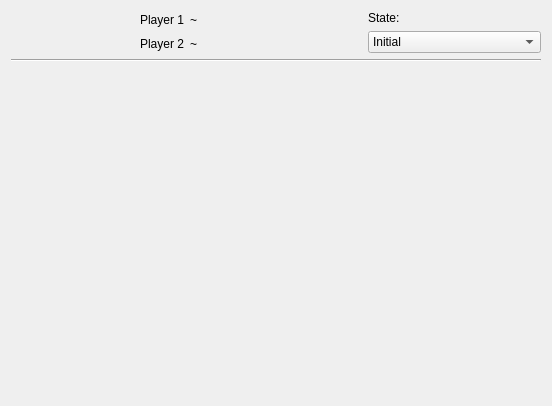
<?xml version="1.0" encoding="UTF-8"?>
<ui version="4.0">
 <class>GridView</class>
 <widget class="QWidget" name="GridView">
  <property name="geometry">
   <rect>
    <x>0</x>
    <y>0</y>
    <width>552</width>
    <height>406</height>
   </rect>
  </property>
  <property name="windowTitle">
   <string>Form</string>
  </property>
  <layout class="QVBoxLayout" name="verticalLayout_4">
   <item>
    <layout class="QHBoxLayout" name="horizontalLayout">
     <item>
      <layout class="QVBoxLayout" name="verticalLayout_3">
       <item>
        <widget class="QLabel" name="label">
         <property name="text">
          <string>Player 1</string>
         </property>
         <property name="alignment">
          <set>Qt::AlignRight|Qt::AlignTrailing|Qt::AlignVCenter</set>
         </property>
        </widget>
       </item>
       <item>
        <widget class="QLabel" name="label_2">
         <property name="text">
          <string>Player 2</string>
         </property>
         <property name="alignment">
          <set>Qt::AlignRight|Qt::AlignTrailing|Qt::AlignVCenter</set>
         </property>
        </widget>
       </item>
      </layout>
     </item>
     <item>
      <layout class="QVBoxLayout" name="verticalLayout_2">
       <item>
        <widget class="QLabel" name="label_3">
         <property name="text">
          <string>~</string>
         </property>
        </widget>
       </item>
       <item>
        <widget class="QLabel" name="label_4">
         <property name="text">
          <string>~</string>
         </property>
        </widget>
       </item>
      </layout>
     </item>
     <item>
      <layout class="QVBoxLayout" name="verticalLayout">
       <item>
        <widget class="QLabel" name="label_5">
         <property name="text">
          <string>State:</string>
         </property>
        </widget>
       </item>
       <item>
        <widget class="QComboBox" name="comboState">
         <item>
          <property name="text">
           <string>Initial</string>
          </property>
         </item>
         <item>
          <property name="text">
           <string>Left player's placing</string>
          </property>
         </item>
         <item>
          <property name="text">
           <string>Right player's placing</string>
          </property>
         </item>
         <item>
          <property name="text">
           <string>Turn</string>
          </property>
         </item>
        </widget>
       </item>
      </layout>
     </item>
    </layout>
   </item>
   <item>
    <widget class="Line" name="line">
     <property name="orientation">
      <enum>Qt::Horizontal</enum>
     </property>
    </widget>
   </item>
   <item>
    <widget class="GraphicsGridView" name="ggv" native="true">
     <property name="sizePolicy">
      <sizepolicy hsizetype="Preferred" vsizetype="Preferred">
       <horstretch>0</horstretch>
       <verstretch>1</verstretch>
      </sizepolicy>
     </property>
    </widget>
   </item>
  </layout>
 </widget>
 <customwidgets>
  <customwidget>
   <class>GraphicsGridView</class>
   <extends>QWidget</extends>
   <header>gui/GraphicsGridView.h</header>
   <container>1</container>
  </customwidget>
 </customwidgets>
 <resources/>
 <connections/>
</ui>
